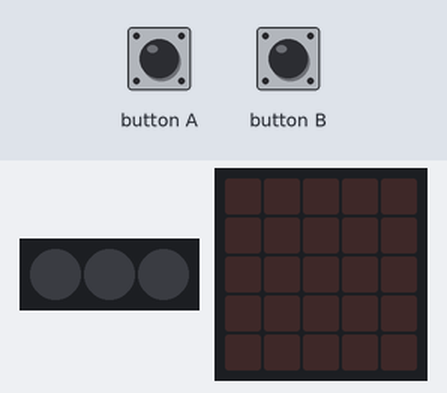
This program was run on a simulated Calliope mini (MakeCode). Shown: 3 RGB LEDs in strip order, left to right, the board's 5×5 LED display. The inputs (shaded band) are chosen by the test bench. Random numbers come from a fixed seed.

Above: at 1.2 s.
1.3 s: button A pressed for 0.15 s
At 3.6 s:
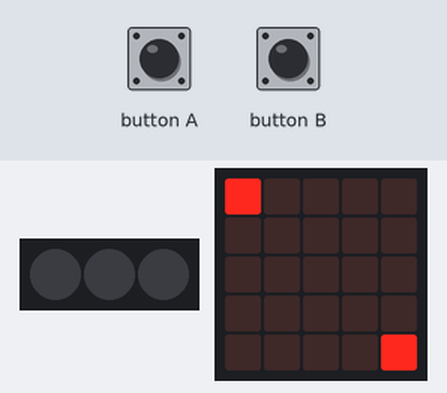
4.4 s: button B pressed for 0.15 s
At 7.2 s:
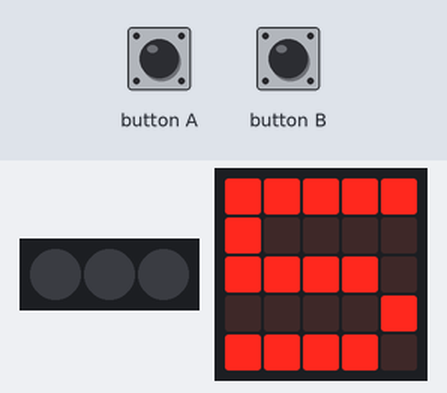
7.5 s: button A pressed for 0.15 s
At 9.5 s:
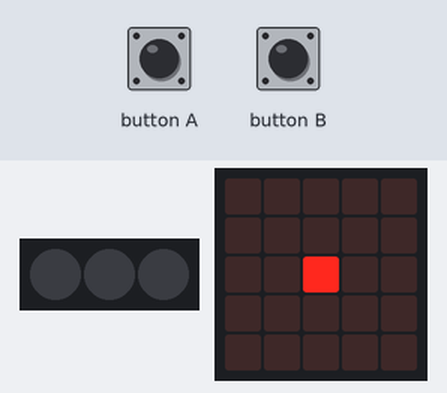
10.6 s: button A pressed for 0.15 s
At 13.1 s:
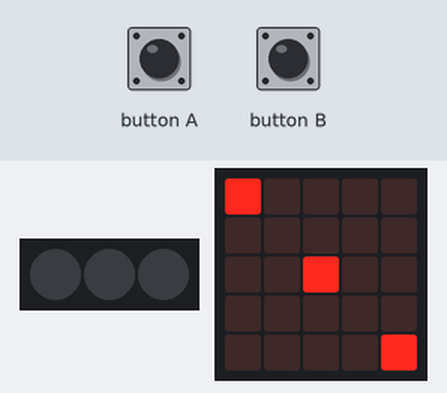
13.7 s: button B pressed for 0.15 s
At 14.2 s:
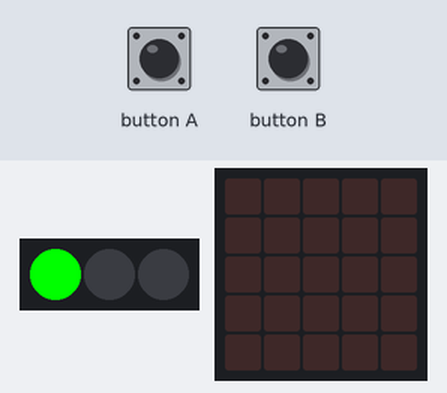
16.8 s: button A pressed for 0.15 s
At 19.0 s:
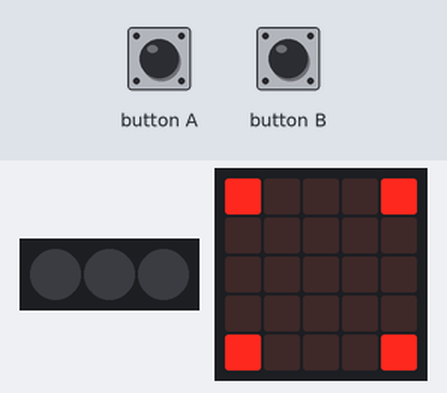
Timing chart, 0 to 20.5 s (numbered marks = the images above; inputs shaded):
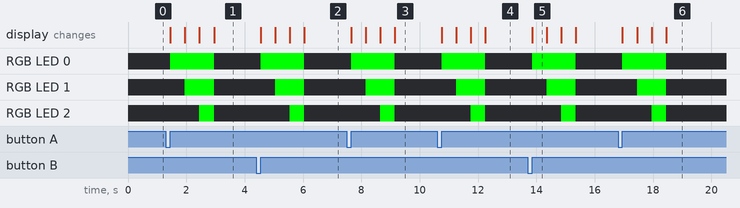

Measured:
- after the input at 1.3 s, RGB LED 0: off → RGB(0, 255, 0) after 0.15 s, → off 1.5 s later; RGB LED 1: off → RGB(0, 255, 0) after 0.65 s, → off 1.0 s later; RGB LED 2: off → RGB(0, 255, 0) after 1.2 s, → off 0.50 s later
- after the input at 4.4 s, RGB LED 0: off → RGB(0, 255, 0) after 0.15 s, → off 1.5 s later; RGB LED 1: off → RGB(0, 255, 0) after 0.65 s, → off 1.0 s later; RGB LED 2: off → RGB(0, 255, 0) after 1.2 s, → off 0.50 s later; the display: first changes after 0.15 s (image 2 shows a later state)
- after the input at 7.5 s, RGB LED 0: off → RGB(0, 255, 0) after 0.15 s, → off 1.5 s later; RGB LED 1: off → RGB(0, 255, 0) after 0.65 s, → off 1.0 s later; RGB LED 2: off → RGB(0, 255, 0) after 1.2 s, → off 0.50 s later; the display: first changes after 0.15 s (image 3 shows a later state)
- after the input at 10.6 s, RGB LED 0: off → RGB(0, 255, 0) after 0.15 s, → off 1.5 s later; RGB LED 1: off → RGB(0, 255, 0) after 0.65 s, → off 1.0 s later; RGB LED 2: off → RGB(0, 255, 0) after 1.2 s, → off 0.50 s later; the display: first changes after 0.15 s (image 4 shows a later state)
- after the input at 13.7 s, RGB LED 0: off → RGB(0, 255, 0) after 0.15 s, → off 1.5 s later; RGB LED 1: off → RGB(0, 255, 0) after 0.65 s, → off 1.0 s later; RGB LED 2: off → RGB(0, 255, 0) after 1.2 s, → off 0.50 s later; the display: changes after 0.15 s (image 5)
- after the input at 16.8 s, RGB LED 0: off → RGB(0, 255, 0) after 0.15 s, → off 1.5 s later; RGB LED 1: off → RGB(0, 255, 0) after 0.65 s, → off 1.0 s later; RGB LED 2: off → RGB(0, 255, 0) after 1.2 s, → off 0.50 s later; the display: first changes after 0.15 s (image 6 shows a later state)
- what the display in image 5 shows lasts 0.5 s, from 13.9 s to 14.4 s

The program:

main.ts
```typescript
function fnZeigeWuerfel () {
    if (vZahl == 1) {
        basic.showLeds(`
            . . . . .
            . . . . .
            . . # . .
            . . . . .
            . . . . .
            `)
    }
    if (vZahl == 2) {
        basic.showLeds(`
            # . . . .
            . . . . .
            . . . . .
            . . . . .
            . . . . #
            `)
    }
    if (vZahl == 3) {
        basic.showLeds(`
            # . . . .
            . . . . .
            . . # . .
            . . . . .
            . . . . #
            `)
    }
    if (vZahl == 4) {
        basic.showLeds(`
            # . . . #
            . . . . .
            . . . . .
            . . . . .
            # . . . #
            `)
    }
    if (vZahl == 5) {
        basic.showLeds(`
            # . . . #
            . . . . .
            . . # . .
            . . . . .
            # . . . #
            `)
    }
    if (vZahl == 6) {
        basic.showLeds(`
            # . . . #
            . . . . .
            # . . . #
            . . . . .
            # . . . #
            `)
    }
    basic.pause(100)
}
input.onButtonEvent(Button.A, input.buttonEventClick(), function () {
    fnWuerfeln()
    fnZeigeWuerfel()
})
input.onButtonEvent(Button.B, input.buttonEventClick(), function () {
    fnWuerfeln()
    basic.showNumber(vZahl)
})
function fnWuerfeln () {
    vZahl = randint(1, 6)
    basic.clearScreen()
    basic.setLedColors(0x00ff00, 0x000000, 0x000000)
    basic.pause(500)
    basic.setLedColors(0x00ff00, 0x00ff00, 0x000000)
    basic.pause(500)
    basic.setLedColors(0x00ff00, 0x00ff00, 0x00ff00)
    basic.pause(500)
    basic.turnRgbLedOff()
}
let vZahl = 0
let vComment = "Taste A: Wuerfel klassisch"
vComment = "Taste B: Wuerfel mit Zahlen"
basic.forever(function () {

})
```

test.ts
```typescript
// Hier kann man Tests durchführen; diese Datei wird nicht kompiliert, wenn dieses Paket als Erweiterung verwendet wird.
```
